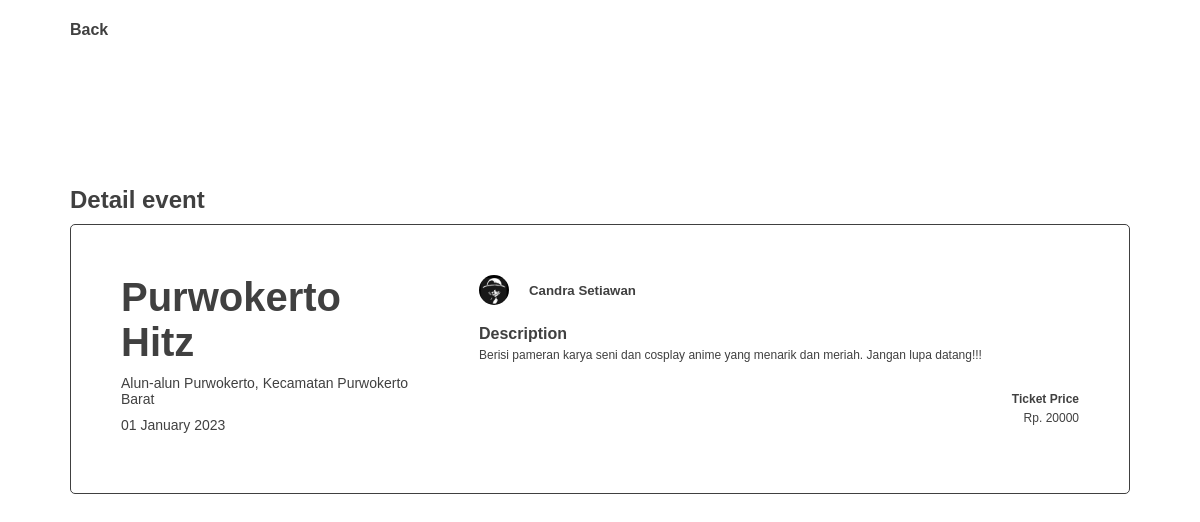
/detailevent_NL.php?id_event=36, run on the app's committed database.
### tables this page shows
CREATE TABLE `data_event` (
  `id_event` int(25) NOT NULL,
  `id_user` int(11) NOT NULL,
  `event_name` varchar(25) NOT NULL,
  `location` varchar(50) NOT NULL,
  `location_city` varchar(20) NOT NULL,
  `event_date` date NOT NULL,
  `event_desc` text NOT NULL,
  `event_terms` text NOT NULL,
  `price_ticket` double NOT NULL
);

CREATE TABLE `user_fivent` (
  `id_user` int(11) NOT NULL,
  `username` varchar(25) NOT NULL,
  `email` varchar(30) NOT NULL,
  `password` varchar(20) NOT NULL,
  `bio` text NOT NULL
);

### detailevent_NL.php (the view, shortened to what this page needs)
<!DOCTYPE html>
<html lang="en">
<head>
    <link rel="stylesheet" href="style.css?version=<?php echo filemtime('style.css'); ?>">
</head>
<body>
    <nav>
        <div class="wrapper">
            <div class="Back-button"><a href="search.php">Back</a></div>
        </div>
    </nav>
    <div class="wrapper-detailevent">
        <div class="subwrapper-detailevent">
            <h2>Detail event</h2>
            <div class="container-detailevent">
                <?php
                include "koneksi.php";
                $id_event = $_GET['id_event'];
                $query = "SELECT * FROM data_event WHERE id_event = '$id_event'";
                $result = mysqli_query($koneksi, $query);
                while($d = mysqli_fetch_assoc($result))
                {
                    $date_v = $d['event_date'];
                    $date_v2 = new DateTime($date_v);
                    $date_formated = date_format($date_v2, 'd F Y');
                    $id_owner = $d['id_user'];
                    $query_nested = "SELECT * FROM user_fivent WHERE id_user = '$id_owner'";
                    $d_owner_ = mysqli_query($koneksi, $query_nested);
                    $d_owner = mysqli_fetch_assoc($d_owner_);
                ?>
                <div class="childcontainer-detailevent">
                    <h1><?php echo $d['event_name']?></h1>
                    <p><?php echo $d['location']?></p>
                    <p><?php echo $date_formated?></p>
                </div>
                <div class="childcontainer-detailevent-1">
                    <div class="acc-in-detailevent">
                        <img src="assets/img/Profile-otheruser.jpg" alt="profile">
                        <h5><?php echo $d_owner['username']?></h5>
                    </div>
                    <div class="desc-wrap">
                        <h4>Description</h4>
                        <p class="desc-dateilevent"><?php echo $d['event_desc']?></p>
                    </div>
                    <div style="text-align: right;" class="desc-wrap">
                        <h4 class="price-dateilevent-title">Ticket Price</h4>
                        <p class="price-dateilevent">Rp. <?php echo $d['price_ticket']?></p>
                    </div>
                </div>
                <?php
                }
                ?>
            </div>
        </div>
    </div>
</body>
</html>

### style.css (style rules this page uses)
* { text-decoration: none; box-sizing: border-box; margin: 0px; padding: 0px; font-family: 'Poppins', sans-serif; }
body { margin: 0px; padding: 0px; -ms-overflow-style: none; }
.wrapper { background-color: white; padding: 0px 70px; width: 100%; margin: auto; position: relative; }
nav { width: 100%; margin: auto; display: flex; top: 0; line-height: 60px; background-color: white; z-index: 1; }
.sub-container-history-2 h4, h5 { color: #404040; }
.sub-container-eventhome h4, h5 { margin: 5px 0px; color: #404040; }
.container-myevent h2, h4, h5, p { color: #404040; }
.Back-button a { font-weight: bold; font-size: 16px; color: #404040; }
.wrapper-detailevent { width: 100%; height: 70vh; display: flex; justify-content: center; align-items: center; padding: 0px 70px; }
.subwrapper-detailevent h2 { color: #404040; margin-bottom: 10px; }
.subwrapper-detailevent { width: 100%; height: auto; }
.container-detailevent { border: 1.5px solid #404040; border-radius: 5px; padding: 50px; display: flex; align-items: flex-start; }
.childcontainer-detailevent { text-align: left; color: #404040; }
.childcontainer-detailevent h1 { font-size: 40px; }
.childcontainer-detailevent-1 { margin-left: 60px; text-align: left; color: #404040; }
.desc-dateilevent { width: 600px; font-size: 12px; margin-top: 5px; }
.childcontainer-detailevent p { margin: 10px 0px; font-size: 14px; }
.acc-in-detailevent { margin-bottom: 20px; display: flex; align-items: center; }
.childcontainer-detailevent-1 img { margin-right: 20px; width: 30px; border-radius: 50%; }
.price-dateilevent { width: 600px; font-size: 12px; margin-top: 5px; }
.price-dateilevent-title { width: 600px; font-size: 12px; margin-top: 30px; }

### data on the page
data_event: event_name "Purwokerto Hitz", location "Alun-alun Purwokerto, Kecamatan Purwokerto Barat", event_date "01 January 2023", id_user.username "Candra Setiawan", event_desc "Berisi pameran karya seni dan cosplay anime yang menarik dan meriah. Jangan lupa datang!!!", price_ticket "20000"
